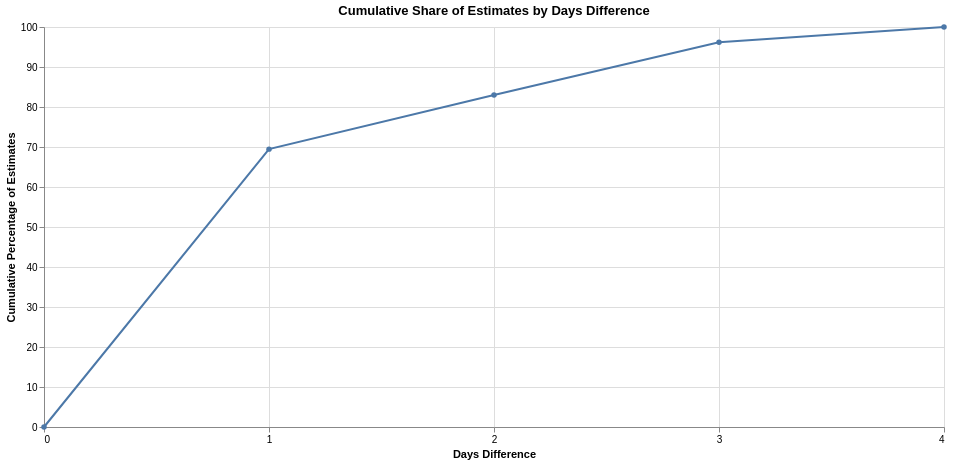

Specify this chart in Vega-Lite:
### Vega-Lite specification from a JSON file in a GitHub repository (floating-point values rounded to 4 significant figures)
{"config": {"view": {"continuousWidth": 300, "continuousHeight": 300}}, "data": {"name": "data-ce7710beb5218af0dea876b8a43c7414"}, "mark": {"type": "line", "point": true}, "encoding": {"tooltip": [{"field": "days", "type": "quantitative"}, {"field": "cumulative_accuracy", "format": ".1f", "title": "Cumulative Percentage", "type": "quantitative"}], "x": {"axis": {"tickMinStep": 1, "values": [0, 1, 2, 3, 4]}, "field": "days", "scale": {"domain": [0, 4]}, "title": "Days Difference", "type": "quantitative"}, "y": {"field": "cumulative_accuracy", "scale": {"domain": [0, 100]}, "title": "Cumulative Percentage of Estimates", "type": "quantitative"}}, "height": 400, "title": "Cumulative Share of Estimates by Days Difference", "width": 900, "$schema": "https://vega.github.io/schema/vega-lite/v5.20.1.json", "datasets": {"data-ce7710beb5218af0dea876b8a43c7414": [{"days": 0, "cumulative_accuracy": 0.0}, {"days": 1, "cumulative_accuracy": 69.47}, {"days": 2, "cumulative_accuracy": 82.98}, {"days": 3, "cumulative_accuracy": 96.19}, {"days": 4, "cumulative_accuracy": 100.0}]}}
